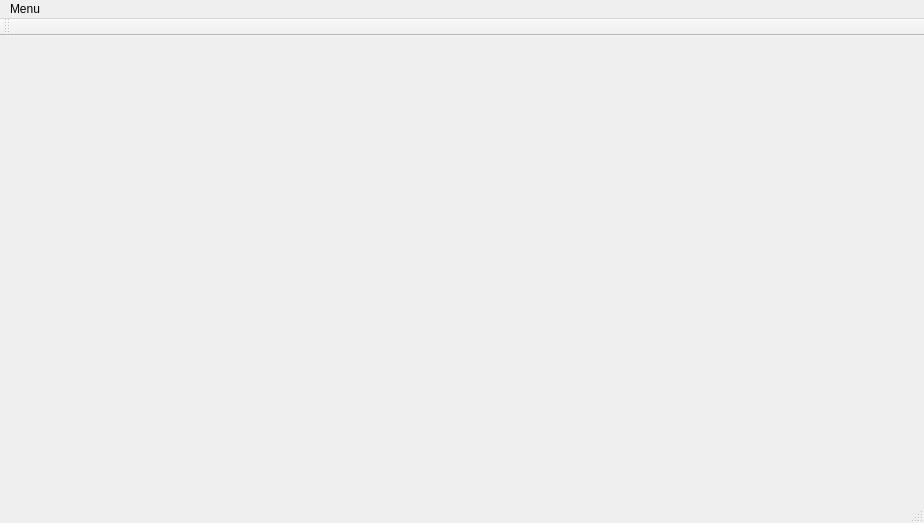
<?xml version="1.0" encoding="UTF-8"?>
<ui version="4.0">
 <class>MainWindow</class>
 <widget class="QMainWindow" name="MainWindow">
  <property name="geometry">
   <rect>
    <x>0</x>
    <y>0</y>
    <width>924</width>
    <height>523</height>
   </rect>
  </property>
  <property name="windowTitle">
   <string>MainWindow</string>
  </property>
  <widget class="QWidget" name="centralWidget"/>
  <widget class="QMenuBar" name="menuBar">
   <property name="geometry">
    <rect>
     <x>0</x>
     <y>0</y>
     <width>924</width>
     <height>22</height>
    </rect>
   </property>
   <widget class="QMenu" name="menuMenu">
    <property name="title">
     <string>Menu</string>
    </property>
    <addaction name="actionLoad_file"/>
    <addaction name="actionClear_tabs"/>
    <addaction name="separator"/>
    <addaction name="actionExit"/>
   </widget>
   <addaction name="menuMenu"/>
  </widget>
  <widget class="QToolBar" name="mainToolBar">
   <attribute name="toolBarArea">
    <enum>TopToolBarArea</enum>
   </attribute>
   <attribute name="toolBarBreak">
    <bool>false</bool>
   </attribute>
  </widget>
  <widget class="QStatusBar" name="statusBar"/>
  <action name="actionLoad_file">
   <property name="text">
    <string>Load file</string>
   </property>
  </action>
  <action name="actionClear_tabs">
   <property name="text">
    <string>Clear tabs</string>
   </property>
  </action>
  <action name="actionExit">
   <property name="text">
    <string>Exit</string>
   </property>
  </action>
 </widget>
 <layoutdefault spacing="6" margin="11"/>
 <resources/>
 <connections/>
</ui>
